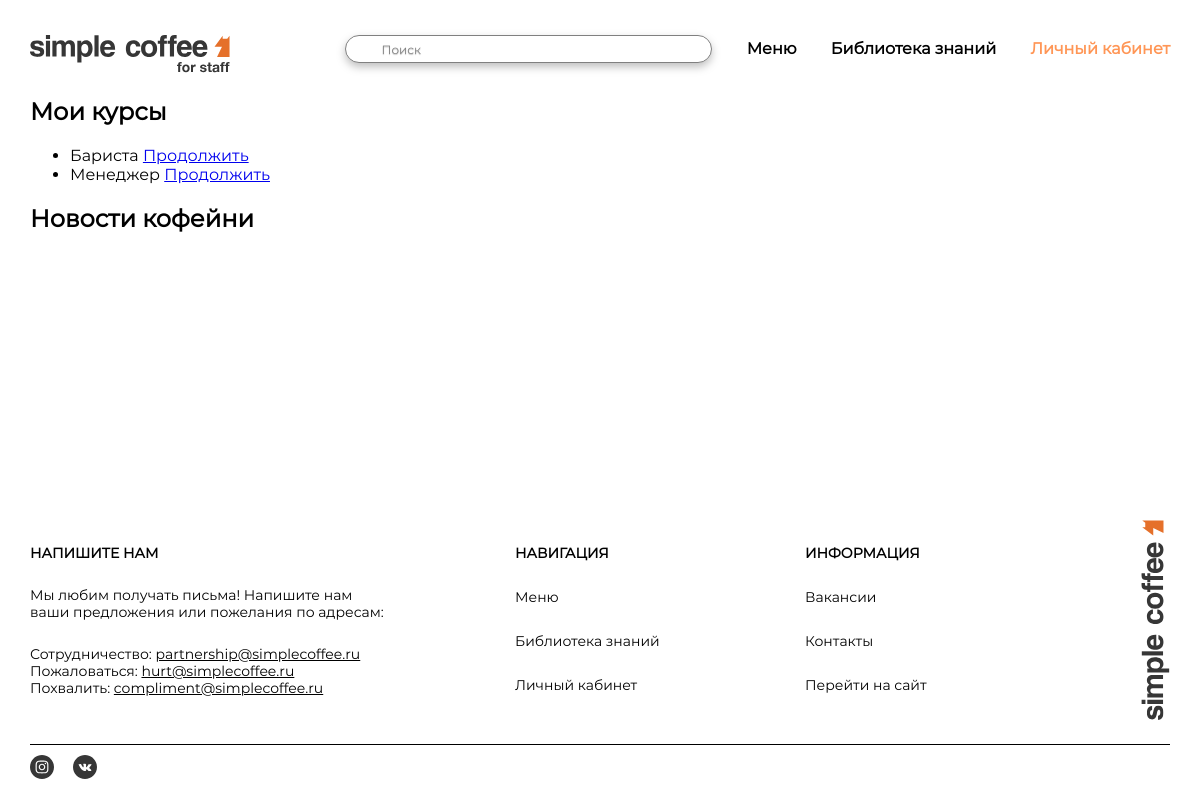
Before: / (signed in) with the older database file.
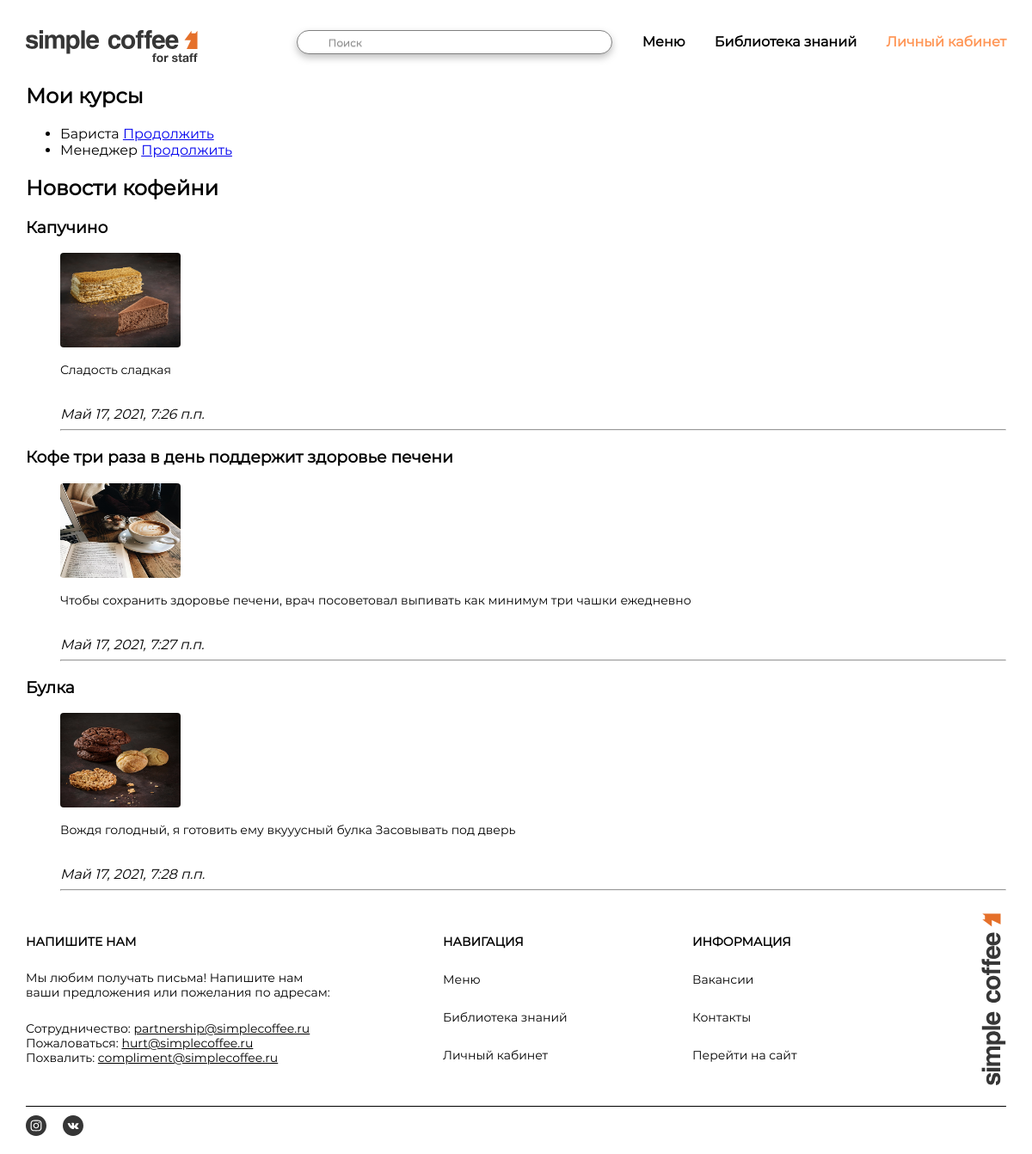
After: the same page with the newer database file.
### main/models.py (models this page shows, shortened)
class News(models.Model):
    topic = models.CharField(max_length=255)
    news_text = models.TextField(blank=True)
    photo = models.ImageField(upload_to="static/main/img/news/%Y/%m/%d/")
    role = models.ForeignKey('Role', on_delete=models.PROTECT, null=True)
    created_date = models.DateTimeField(default=timezone.now)
    published_date = models.DateTimeField(blank=True, null=True)

### main/views.py (the view)
# urls.py: path('', views.index, name='index'),
def index(request):
    posts = News.objects.all()
    user = User.objects.filter(id=request.user.id)
    if len(user) > 0:
        mainCycle = UserProfile.objects.filter(user=request.user)[0]
        return render(request, 'main/index.html', {'user':user[0], 'mainCycle':mainCycle, 'posts': posts})
    else:
         return redirect('login')

### main/templates/main/index.html (shortened to what this page needs)
{% extends 'main/layout.html' %}
{% block content %}
<h2>Мои курсы</h2>
<ul>
    <li>Бариста <a href="{% url 'bar' %}">Продолжить</a></li>
    <li>Менеджер <a href="#">Продолжить</a></li>
</ul>
<h2>Новости кофейни</h2>
{% for post in posts %}
<h3>{{ post.topic }}</a></h3>
<div>
    <ul style="list-style-type: none;">
        <li><img src="{{ post.photo.url }}" width="140px" height="110px" style="border-radius: 4px;"></li>
        <li>
            <p style="font-size: 14px;
            line-height: 17px;">
            {{ post.news_text }}
            </p>
        </li>
        <br>
        <li><i>{{ post.created_date }}</i></li>
        <hr>
    </ul>
</div>
{% endfor %}
{% endblock %}

### main/templates/main/layout.html (shortened to what this page needs)
{% load static %}
<!DOCTYPE html>
<html lang="ru">
<head>
    <link rel="stylesheet" href="{% static 'main/css/style.css'%}">
</head>
<body>
  <div class="wrapper">
    <header class="main-header">
        <div class="container">
            <div class="logo">
              <a href="{% url 'index' %}"><img src="{% static 'main/img/logo.svg'%}"></a>
            </div>
            <nav class="main-menu">
              <ul>
                <li>
                    <form>
                        <input type="search" class="search" placeholder="Поиск">
                    </form>
                </li>
                <li><a href="{% url 'menu' %}"><b>Меню</b></a></li>
                <li><a href="{% url 'library' %}"><b>Библиотека знаний</b></a></li>
                <li><a href="{% url 'account' %}"><b>Личный кабинет</b></a></li>
              </ul>
            </nav>
          </div>
      </header>
      <div class="content">
        <div class="container">
          {% block content %}
          {% endblock %}
        </div>
      </div>
      <footer class="main-footer">
        <div class="container">
          <div class="footer-top">
            <div class="footer-address">
              <h3 class="lamba"><strong>НАПИШИТЕ НАМ</strong></h3>
              <p class="promo">
                Мы любим получать письма! Напишите нам ваши предложения или пожелания по адресам:
              </p>
              <p class="address">Сотрудничество: <a href="#">partnership@simplecoffee.ru</a></p>
              <p class="address">Пожаловаться: <a href="#">hurt@simplecoffee.ru              </a></p>
              <p class="address">Похвалить: <a href="#">compliment@simplecoffee.ru</a></p>
            </div>
            <div class="footer-menu">
              <h3><strong>НАВИГАЦИЯ</strong></h3>
              <ul>
                <li><a href="{% url 'menu' %}">Меню</a></li>
                <li><a href="{% url 'library' %}">Библиотека знаний</a></li>
                <li><a href="{% url 'account' %}">Личный кабинет</a></li>
              </ul>
            </div>
            <div class="footer-menu">
              <h3><strong>ИНФОРМАЦИЯ</strong></h3>
              <ul>
                <li><a href="#">Вакансии</a></li>
                <li><a href="#">Контакты</a></li>
                <li><a href="#">Перейти на сайт</a></li>
              </ul>
            </div>
            <div class="logo-footer">
              <img src="{% static 'main/img/logofooter.svg'%}">
            </div>
          </div>
          <div class="str">
            <div class="footer-bottom">
              <ul class="soc">
                <li><a href="#"><img src="{% static 'main/img/Instagram_white.svg'%}" alt="" width="24px" height="24px"></a></li>
                <li><a href="#"><img src="{% static 'main/img/VK_white.svg'%}" alt="" width="24px" height="24px"></a></li>
              </ul>
            </div>
          </div>
        </div>
      </footer>
    </div>
</body>
</html>

### main/static/main/css/style.css (style rules this page uses)
html, body { min-width: 1160px; margin: 0; padding: 0; font-family: "Montserrat"; color: #000000; height: 100%; }
.wrapper { position: relative; min-height: 100%; }
.container { width: 1140px; margin: 0 auto; padding: 0 10px; }
.content { padding-bottom: 290px; }
.main-footer { position: absolute; left: 0; bottom: 0; width: 100%; height: 280px; }
.main-header { padding-top: 35px; }
.logo { float: left; }
.main-menu { float: right; }
.main-menu ul { margin: 0; padding: 0; list-style: none; }
.main-menu li { display: inline-block; margin-right: 30px; }
.main-menu li:last-child { color:#FF9656; margin-right: 0px; }
.main-menu li:last-child a { color:#FF9656; }
.main-menu a { color: #000000; text-decoration: none; font-weight: 500; font-size: 16px; line-height: 20px; }
.search { width: 367px; height: 28px; border: 0.7px solid #808080; box-sizing: border-box; filter: drop-shadow(0px 4px 4px rgba(0, 0, 0, 0.25)); border-radius: 50px; padding: 0 35px; outline:none; font-family: "Montserrat"; font-size: 12px; line-height: 15px; }
.search::placeholder { color: #808080; text-shadow: 0px 1px 1px rgba(0, 0, 0, 0.25); font-family: "Montserrat"; font-size: 12px; line-height: 15px; }
.footer-top::after, .main-header::after { display: table; clear: both; content: ""; }
.footer-address { float: left; width: 360px; margin-right: 125px; }
.footer-top { margin-bottom: 20px; }
.footer-menu { float: left; width: 145px; margin-top: 25px; margin-right: 145px; }
.footer-menu h3 { margin: 0; margin-bottom: 25px; font-weight: bold; font-size: 14px; line-height: 17px; }
.footer-menu ul { margin: 0; padding: 0; list-style: none; }
.footer-menu li { margin-bottom: 25px; }
.footer-menu a { color: black; text-decoration: none; font-size: 14px; line-height: 17px; }
.lamba { margin-top: 25px; margin-bottom: 25px; font-weight: bold; font-size: 14px; line-height: 17px; }
.address { padding: 0; margin: 0; font-size: 14px; line-height: 17px; }
.address a { color: black; padding: 0; margin: 0; }
.promo { padding: 0px; margin: 0; padding-bottom: 25px; font-size: 14px; line-height: 17px; margin-bottom: 25px; padding-bottom: 0; }
.logo-footer { float: right; }
.str { width: 1140px; height: 0px; border-top: 1.5px solid #000000; background: #E5E5E5; }
.soc { padding: 0; padding-top: 10px; margin: 0; list-style: none; }
.soc li { display: inline-block; padding: 0; margin: 0; margin-right: 15px; }

Changed rows visible on the page:
added News: topic "Капучино", photo (picture), news_text "Сладость сладкая", created_date "Май 17, 2021, 7:26 п.п."
added News: topic "Кофе три раза в день поддержит здоровье печени", photo (picture), news_text "Чтобы сохранить здоровье печени, врач посоветовал выпивать как минимум три чашки ежедневно", created_date "Май 17, 2021, 7:27 п.п."
added News: topic "Булка", photo (picture), news_text "Вождя голодный, я готовить ему вкууусный булка Засовывать под дверь", created_date "Май 17, 2021, 7:28 п.п."
